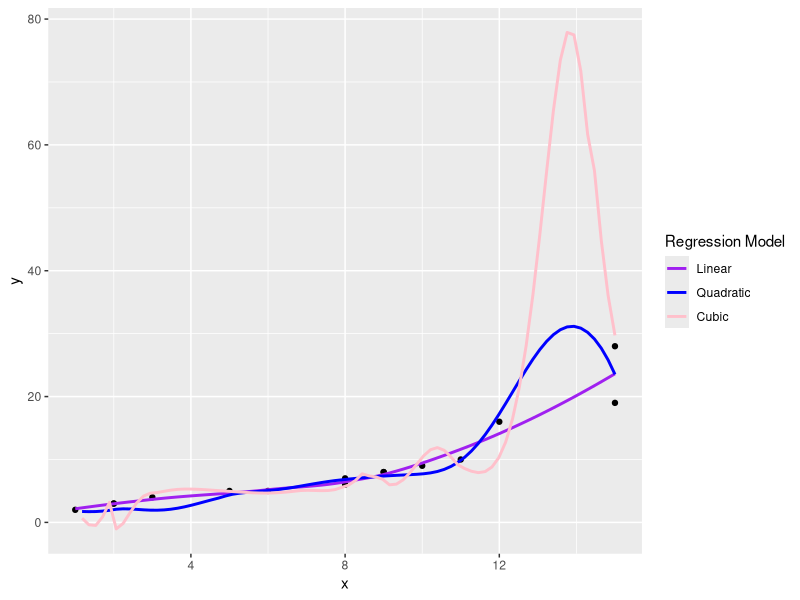

R code for this plot:
library(ggplot2)

#create data frame
df <- data.frame(x=c(1, 2, 2, 3, 5, 6, 8, 8, 9, 9, 10, 11, 12, 15, 15),
                 y=c(2, 3, 3, 4, 5, 5, 6, 7, 8, 8, 9, 10, 16, 19, 28))

#create plot with three fitted regression models
print(
  ggplot(df, aes(x, y)) +
  geom_point() +
  geom_smooth(se=FALSE, aes(color='Linear')) +
  geom_smooth(formula=y~poly(x, 2), se=FALSE, aes(color='Quadratic')) +
  geom_smooth(formula=y~poly(x, 3), se=FALSE, aes(color='Cubic')) +
  scale_color_manual(name='Regression Model',
                     breaks=c('Linear', 'Quadratic', 'Cubic'),
                     values=c('Cubic'='pink', 'Quadratic'='blue', 'Linear'='purple'))
  
)